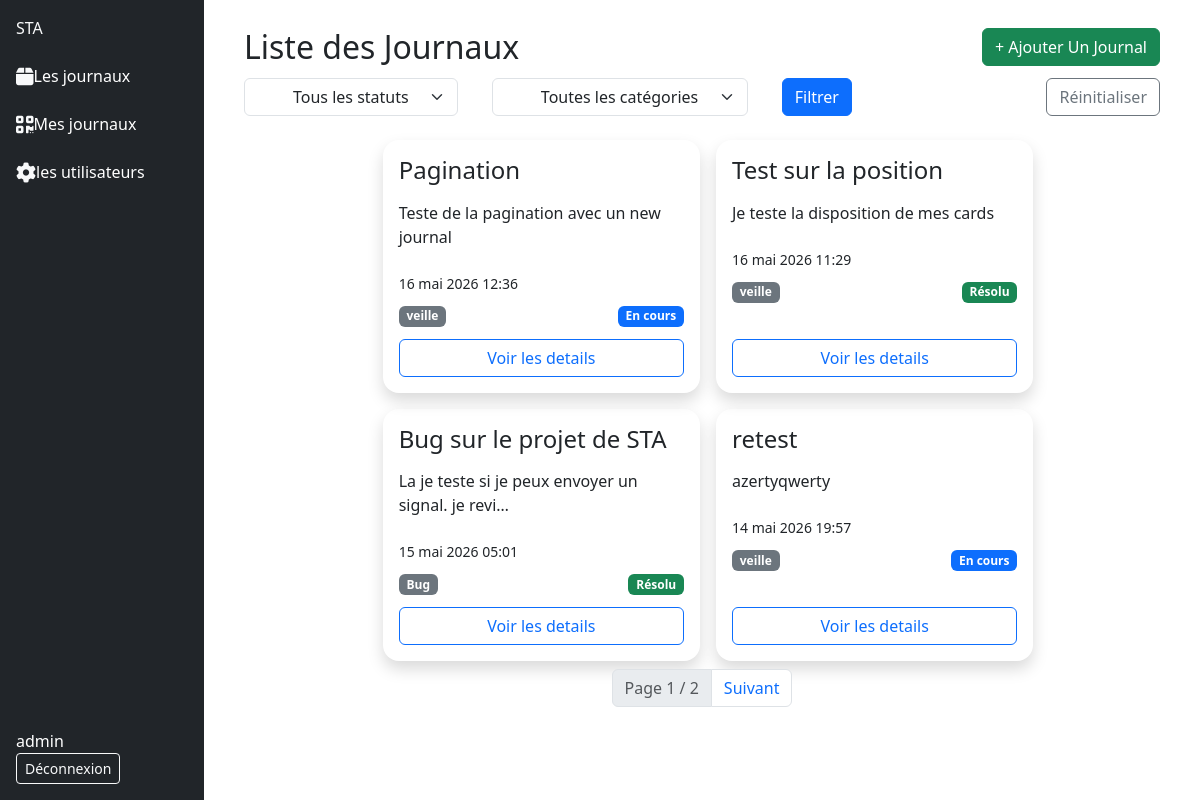
Before: /entree/ (signed in) with the older database file.
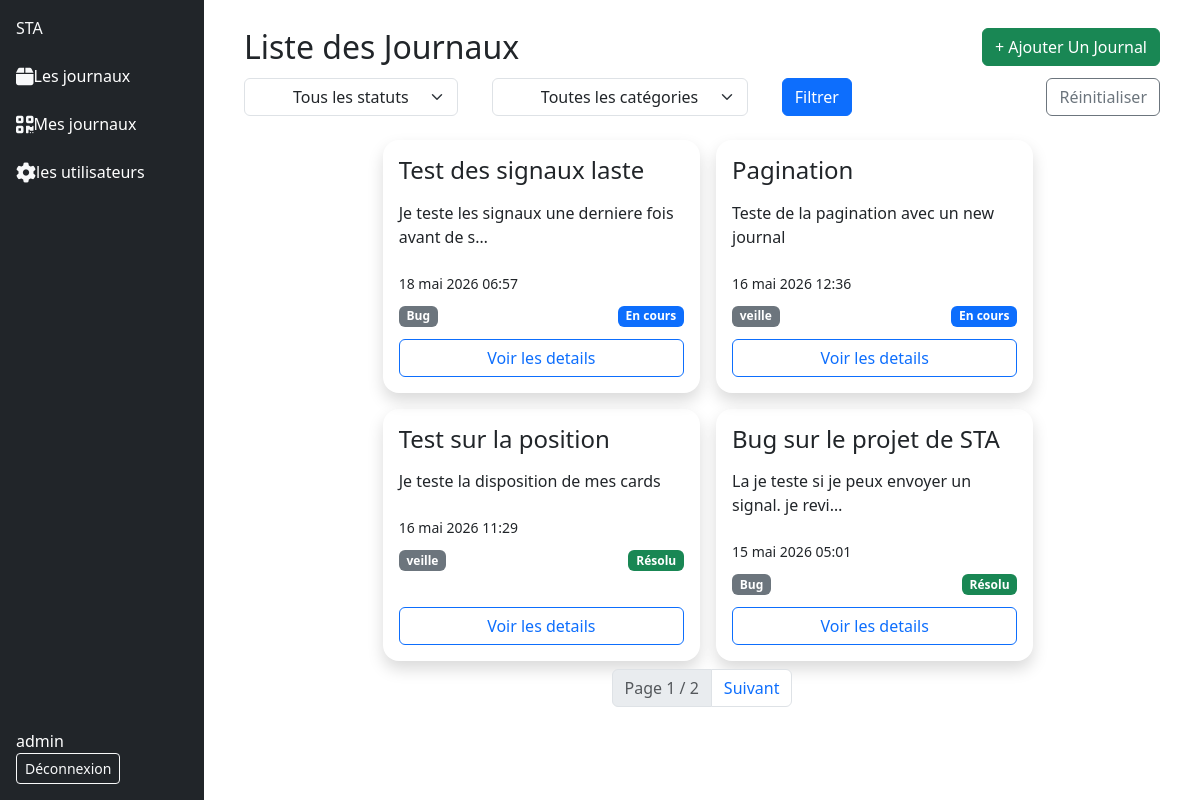
After: the same page with the newer database file.
### activite/models.py (models this page shows)
class Entree(models.Model) :
    class Statut(models.TextChoices):
        EN_COURS = 'en_cours', 'En cours'
        RESOLU   = 'resolu',   'Résolu'
        BLOQUE   = 'bloque',   'Bloqué'
    titre = models.CharField( max_length=100)
    contenu_textuel = models.TextField()
    image_de_preuve = models.ImageField(upload_to='images/')
    date_creation = models.DateTimeField(auto_now_add=True)
    categorie = models.ForeignKey(Categorie, on_delete=models.SET_NULL, null=True)
    user = models.ForeignKey(User, on_delete=models.SET_NULL, null=True)
    etat = models.CharField(
        max_length=20,
        choices=Statut.choices,
        default=Statut.EN_COURS
    )

class Categorie(models.Model) :
    nom_categorie = models.CharField( max_length=64)
    description = models.TextField()
    date_creation = models.DateTimeField(auto_now_add=True)
    def __str__(self):
        return self.nom_categorie

### activite/views.py (the view)
# urls.py: path("", EntreeListView.as_view(), name="entree"),
class EntreeListView(LoginRequiredMixin, ListView):
    model = Entree
    template_name = 'liste_tache.html'
    context_object_name = 'entrees'
    paginate_by = 4
    def get_queryset(self):
        qs = Entree.objects.filter(user=self.request.user).order_by('-date_creation')
        statut = self.request.GET.get('statut')
        categorie = self.request.GET.get('categorie')
        if statut:
            qs = qs.filter(etat=statut)
        if categorie:
            qs = qs.filter(categorie__id=categorie)
        return qs
    def get_context_data(self, **kwargs):
        context = super().get_context_data(**kwargs)
        context['categories'] = Categorie.objects.all()
        context['statut_choices'] = Entree.Statut.choices
        context['statut_actif'] = self.request.GET.get('statut', '')
        context['categorie_active'] = self.request.GET.get('categorie', '')
        return context

### activite/templates/liste_tache.html (shortened to what this page needs)
{% extends 'base.html' %}
{% block content %}
<div class="container-fluid bg-white">
    <div class="d-flex flex-row justify-content-between align-items-start mx-4 p-1">
        <h2>Liste des Journaux</h2>
        <button class="btn btn-success">
            <a href="{% url 'creer_entree' %}" class="text-decoration-none text-white"> + Ajouter Un Journal</a>
        </button>
    </div>
    <form method="get" class="row g-2 mb-2 mx-4 justify-content-between">
        <div class="col-8 d-flex justify-content-between">
            <div >
                <select name="statut" class="form-select px-5">
                    <option value="">Tous les statuts</option>
                </select>
            </div>
            <div >
                <select name="categorie" class="form-select px-5">
                    <option value="">Toutes les catégories</option>
                </select>
            </div>
        <button type="submit" class="btn btn-primary">Filtrer</button>
        </div>
        <div class="col-auto ">
            <a href="{% url 'entree' %}" class="btn btn-outline-secondary">Réinitialiser</a>
        </div>
    </form>
    <div class="row d-flex justify-content-center ps-2 ms-2 pt-2  container-fluid ">
        {% for entree in entrees %}
            <div class="col-4 m-2 p-3 rounded-4 shadow d-flex flex-column gap-2">
                <h4> {{entree.titre|truncatechars:25}} </h4>
                <p> {{entree.contenu_textuel|truncatechars:50 }} </p>
                <small> {{entree.date_creation}} </small>
                <div class="d-flex flex-row justify-content-between">
                <span class="badge bg-secondary my-1">{{ entree.categorie }}</span>
                    {% if entree.etat == 'en_cours' %}
                        <span class="badge bg-primary my-1">{{ entree.get_etat_display }}</span>
                    {% elif entree.etat == 'resolu' %}
                        <span class="badge bg-success my-1">{{ entree.get_etat_display }}</span>
                    {% elif entree.etat == 'bloque' %}
                        <span class="badge bg-danger my-1">{{ entree.get_etat_display }}</span>
                    {% endif %}
                </div>
                <a href="{% url 'detail_entree' entree.pk %} " class="btn btn-outline-primary mt-auto text-decoration-none">Voir les details</a>
            </div>
        {% endfor %}
    </div>
    {% if is_paginated %}
        <nav>
            <ul class="pagination justify-content-center">
                <li class="page-item disabled">
                    <span class="page-link">
                        Page {{ page_obj.number }} / {{ page_obj.paginator.num_pages }}
                    </span>
                </li>
                {% if page_obj.has_next %}
                <li class="page-item">
                    <a class="page-link" href="?page={{ page_obj.next_page_number }}">Suivant</a>
                </li>
                {% endif %}
            </ul>
        </nav>
    {% endif %}
</div>
{% endblock content %}

Changed rows visible on the page:
no longer on this page (row unchanged): Entree: titre "retest", contenu_textuel "azertyqwerty", date_creation "14 mai 2026 19:57", categorie "veille", etat "En cours"
added Entree: titre "Test des signaux laste", contenu_textuel "Je teste les signaux une derniere fois avant de s…", date_creation "18 mai 2026 06:57", categorie "Bug", etat "En cours"
